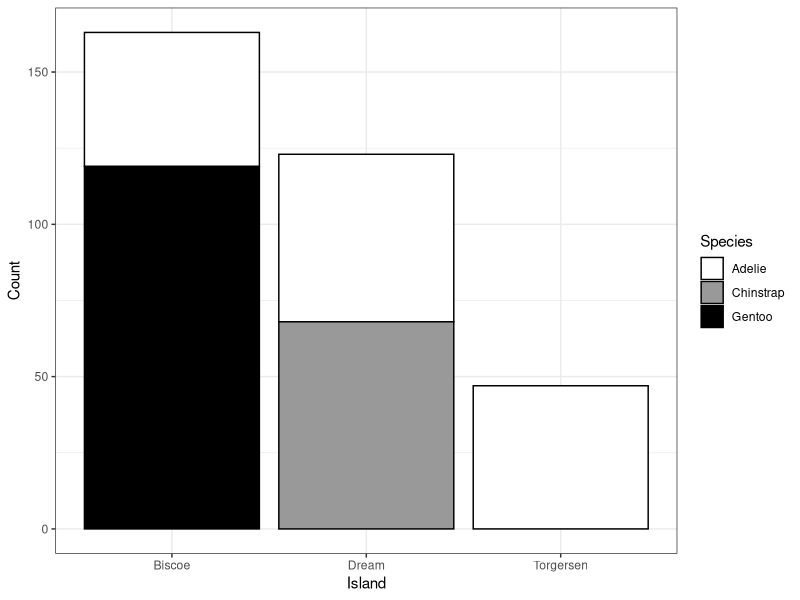
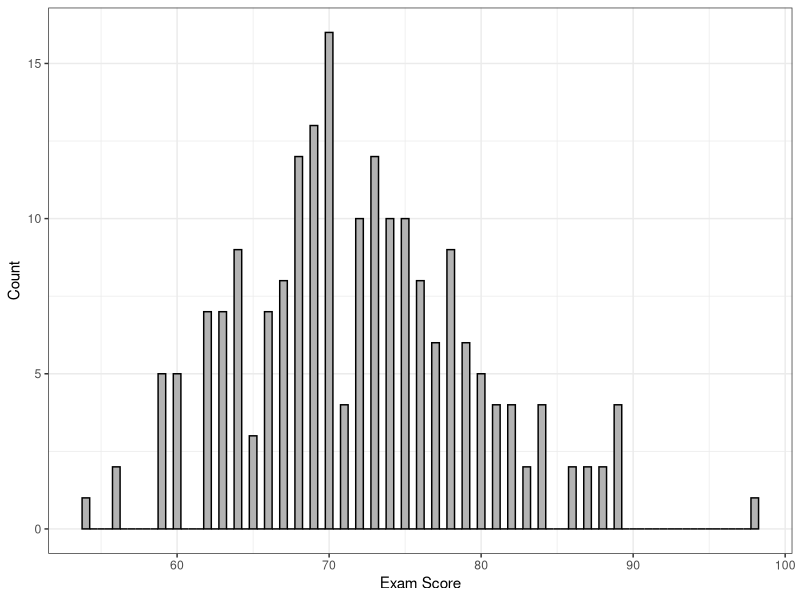
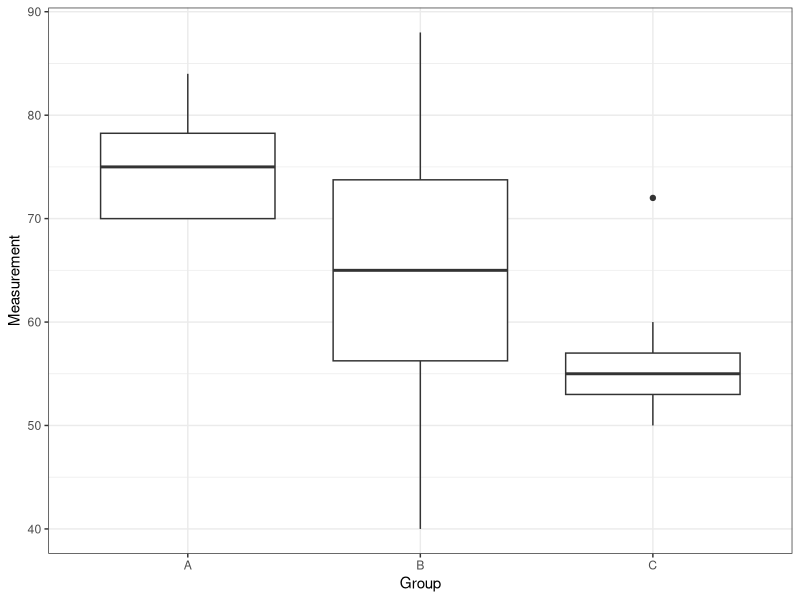
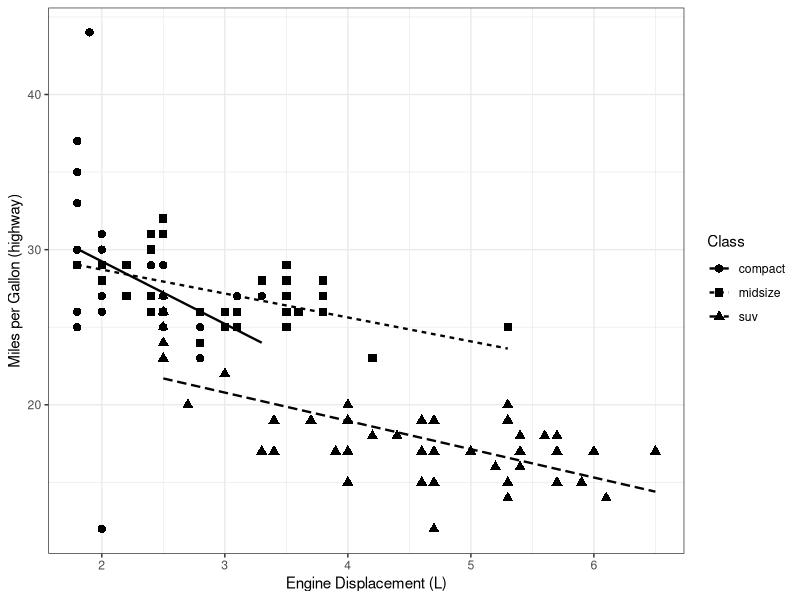
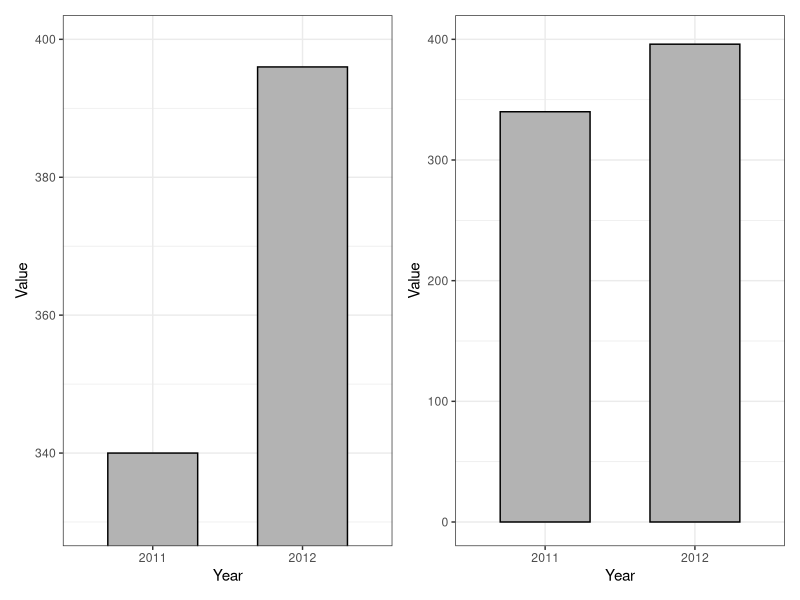

Source code (R) for these figures, in order:
## ---- chunk 1
#| include: false
library(tidyverse)
theme_set(theme_bw())
library(patchwork)
library(ggridges)
library(here)

library(palmerpenguins)
data(penguins)
penguins <- na.omit(penguins)

mpg_n5 <- filter(mpg, cyl != 5)
## ---- chunk 2
#| echo: false
library(dplyr)

tribble(
  ~student_id, ~program,    ~hours_studied, ~exam_score,
  101,         "Biology",   6,              78,
  102,         "Music",     3,              65,
  103,         "Economics", 8,              88,
  104,         "Biology",   4,              70,
  105,         "Economics", 5,              74,
  106,         "Music",     7,              82,
  107,         "Biology",   9,              91,
  108,         "Economics", 2,              60
) |>
  knitr::kable()
## ---- chunk 3
#| fig-width: 5
#| fig-height: 3.5
#| message: false
ggplot(penguins) +
  aes(x = island, fill = species) +
  geom_bar(colour = 1) +
  scale_fill_manual(values = c("white", "grey60", "black")) +
  labs(x = "Island", y = "Count", fill = "Species")
## ---- chunk 4
#| fig-width: 6
#| fig-height: 3.2
#| message: false
set.seed(123)
scores <- tibble(score = round(rnorm(200, mean = 72, sd = 8)))

ggplot(scores) +
  aes(x = score) +
  geom_histogram(binwidth = 0.5, fill = "grey70", colour = 1) +
  labs(x = "Exam Score", y = "Count")
## ---- chunk 5
#| fig-width: 6
#| fig-height: 3.6
A <- c(70, 70, 70, 70, 70, 70, 70, 75, 75, 76, 77, 78, 79, 80, 82, 84)
B <- c(40, 46, 50, 54, 57, 60, 62, 64, 66, 68, 70, 73, 76, 79, 83, 88)
C <- c(50, 51, 52, 53, 53, 54, 54, 55, 55, 56, 56, 57, 57, 58, 59, 60, 72)

boxdat <- tibble(
  group = rep(c("A", "B", "C"), c(length(A), length(B), length(C))),
  value = c(A, B, C)
)

ggplot(boxdat) +
  aes(x = group, y = value) +
  geom_boxplot() +
  labs(x = "Group", y = "Measurement")
## ---- chunk 6
#| fig-width: 8
#| fig-height: 3.8
#| message: false
veh <- mpg |>
  select(displ, hwy, class) |>
  filter(class %in% c("compact", "midsize", "suv")) |>
  bind_rows(tibble(displ = 2.0, hwy = 12, class = "compact"))

ggplot(veh) +
  aes(x = displ, y = hwy, shape = class, linetype = class) +
  geom_point(size = 2.5) +
  geom_smooth(method = "lm", formula = y ~ x, se = FALSE,
    colour = "black", linewidth = 0.8) +
  scale_shape_manual(values = c(16, 15, 17)) +
  labs(
    x = "Engine Displacement (L)",
    y = "Miles per Gallon (highway)",
    shape = "Class", linetype = "Class"
  )
## ---- chunk 7
#| fig-width: 9
#| fig-height: 3.4
dat13 <- tibble(year = c("2011", "2012"), value = c(340, 396))

p_left <- ggplot(dat13) +
  aes(x = year, y = value) +
  geom_col(fill = "grey70", colour = 1, width = 0.6) +
  coord_cartesian(ylim = c(330, 400)) +
  labs(x = "Year", y = "Value")

p_right <- ggplot(dat13) +
  aes(x = year, y = value) +
  geom_col(fill = "grey70", colour = 1, width = 0.6) +
  coord_cartesian(ylim = c(0, 400)) +
  labs(x = "Year", y = "Value")

p_left + p_right
